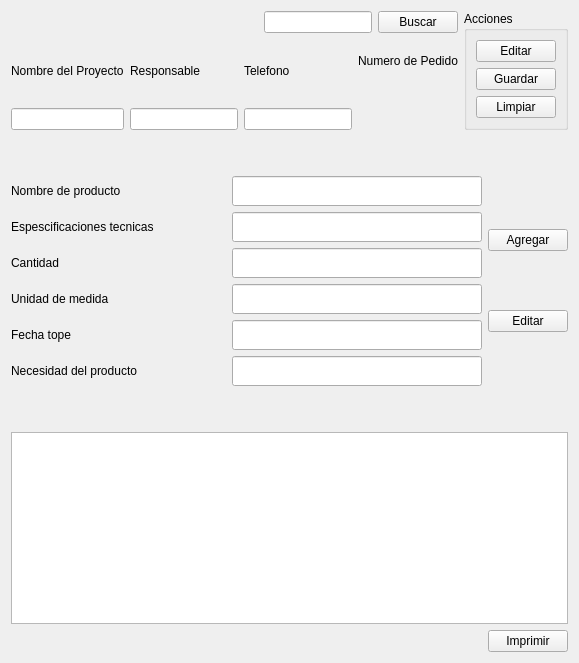
             <widget class="QWidget" name="tab_23">
              <attribute name="title">
               <string>Generar</string>
              </attribute>
              <layout class="QVBoxLayout" name="verticalLayout_64">
               <item>
                <layout class="QHBoxLayout" name="horizontalLayout_27">
                 <item>
                  <layout class="QVBoxLayout" name="verticalLayout_45">
                   <item>
                    <layout class="QHBoxLayout" name="horizontalLayout_26">
                     <item>
                      <spacer name="horizontalSpacer_28">
                       <property name="orientation">
                        <enum>Qt::Horizontal</enum>
                       </property>
                       <property name="sizeHint" stdset="0">
                        <size>
                         <width>40</width>
                         <height>20</height>
                        </size>
                       </property>
                      </spacer>
                     </item>
                     <item>
                      <layout class="QHBoxLayout" name="horizontalLayout_70">
                       <item>
                        <spacer name="horizontalSpacer_82">
                         <property name="orientation">
                          <enum>Qt::Horizontal</enum>
                         </property>
                         <property name="sizeHint" stdset="0">
                          <size>
                           <width>40</width>
                           <height>20</height>
                          </size>
                         </property>
                        </spacer>
                       </item>
                       <item>
                        <widget class="QLineEdit" name="lineEdit_busqueda_pedido"/>
                       </item>
                       <item>
                        <widget class="QPushButton" name="pushButton">
                         <property name="text">
                          <string>Buscar</string>
                         </property>
                        </widget>
                       </item>
                      </layout>
                     </item>
                    </layout>
                   </item>
                   <item>
                    <layout class="QHBoxLayout" name="horizontalLayout_25">
                     <item>
                      <layout class="QVBoxLayout" name="verticalLayout_26">
                       <item>
                        <widget class="QLabel" name="label_69">
                         <property name="text">
                          <string>Nombre del Proyecto</string>
                         </property>
                        </widget>
                       </item>
                       <item>
                        <widget class="QLineEdit" name="txtbx_nameproyecto"/>
                       </item>
                      </layout>
                     </item>
                     <item>
                      <layout class="QVBoxLayout" name="verticalLayout_40">
                       <item>
                        <widget class="QLabel" name="label_70">
                         <property name="text">
                          <string>Responsable</string>
                         </property>
                        </widget>
                       </item>
                       <item>
                        <widget class="QLineEdit" name="lineEdit_Responsable"/>
                       </item>
                      </layout>
                     </item>
                     <item>
                      <layout class="QVBoxLayout" name="verticalLayout_27">
                       <item>
                        <widget class="QLabel" name="label_71">
                         <property name="text">
                          <string>Telefono</string>
                         </property>
                        </widget>
                       </item>
                       <item>
                        <widget class="QLineEdit" name="txtbx_telefonoresponsable"/>
                       </item>
                      </layout>
                     </item>
                     <item>
                      <layout class="QVBoxLayout" name="verticalLayout_41">
                       <item>
                        <widget class="QLabel" name="label_72">
                         <property name="text">
                          <string>Numero de Pedido</string>
                         </property>
                        </widget>
                       </item>
                       <item>
                        <widget class="QLabel" name="label_numeroPedido">
                         <property name="text">
                          <string/>
                         </property>
                        </widget>
                       </item>
                      </layout>
                     </item>
                    </layout>
                   </item>
                  </layout>
                 </item>
                 <item>
                  <widget class="QGroupBox" name="groupBox">
                   <property name="title">
                    <string>Acciones</string>
                   </property>
                   <layout class="QVBoxLayout" name="verticalLayout_138">
                    <item>
                     <widget class="QPushButton" name="btn_editarPedido">
                      <property name="text">
                       <string>Editar</string>
                      </property>
                     </widget>
                    </item>
                    <item>
                     <widget class="QPushButton" name="btn_guardar_pedid">
                      <property name="text">
                       <string>Guardar</string>
                      </property>
                     </widget>
                    </item>
                    <item>
                     <widget class="QPushButton" name="btn_">
                      <property name="text">
                       <string>Limpiar</string>
                      </property>
                     </widget>
                    </item>
                   </layout>
                  </widget>
                 </item>
                </layout>
               </item>
               <item>
                <spacer name="verticalSpacer_2">
                 <property name="orientation">
                  <enum>Qt::Vertical</enum>
                 </property>
                 <property name="sizeHint" stdset="0">
                  <size>
                   <width>20</width>
                   <height>40</height>
                  </size>
                 </property>
                </spacer>
               </item>
               <item>
                <layout class="QHBoxLayout" name="horizontalLayout_47">
                 <item>
                  <layout class="QVBoxLayout" name="verticalLayout_56">
                   <item>
                    <layout class="QHBoxLayout" name="horizontalLayout_35">
                     <item>
                      <widget class="QLabel" name="label_9">
                       <property name="text">
                        <string>Nombre de producto</string>
                       </property>
                      </widget>
                     </item>
                     <item>
                      <spacer name="horizontalSpacer_32">
                       <property name="orientation">
                        <enum>Qt::Horizontal</enum>
                       </property>
                       <property name="sizeHint" stdset="0">
                        <size>
                         <width>40</width>
                         <height>20</height>
                        </size>
                       </property>
                      </spacer>
                     </item>
                     <item>
                      <widget class="QLineEdit" name="lineEdit_nombreP">
                       <property name="minimumSize">
                        <size>
                         <width>250</width>
                         <height>30</height>
                        </size>
                       </property>
                       <property name="maximumSize">
                        <size>
                         <width>250</width>
                         <height>30</height>
                        </size>
                       </property>
                      </widget>
                     </item>
                    </layout>
                   </item>
                   <item>
                    <layout class="QHBoxLayout" name="horizontalLayout_34">
                     <item>
                      <widget class="QLabel" name="label_20">
                       <property name="text">
                        <string>Espescificaciones tecnicas</string>
                       </property>
                      </widget>
                     </item>
                     <item>
                      <spacer name="horizontalSpacer_33">
                       <property name="orientation">
                        <enum>Qt::Horizontal</enum>
                       </property>
                       <property name="sizeHint" stdset="0">
                        <size>
                         <width>40</width>
                         <height>20</height>
                        </size>
                       </property>
                      </spacer>
                     </item>
                     <item>
                      <widget class="QLineEdit" name="lineEdit_espsTec">
                       <property name="minimumSize">
                        <size>
                         <width>250</width>
                         <height>30</height>
                        </size>
                       </property>
                       <property name="maximumSize">
                        <size>
                         <width>250</width>
                         <height>30</height>
                        </size>
                       </property>
                      </widget>
                     </item>
                    </layout>
                   </item>
                   <item>
                    <layout class="QHBoxLayout" name="horizontalLayout_36">
                     <item>
                      <widget class="QLabel" name="label_29">
                       <property name="text">
                        <string>Cantidad </string>
                       </property>
                      </widget>
                     </item>
                     <item>
                      <spacer name="horizontalSpacer_34">
                       <property name="orientation">
                        <enum>Qt::Horizontal</enum>
                       </property>
                       <property name="sizeHint" stdset="0">
                        <size>
                         <width>40</width>
                         <height>20</height>
                        </size>
                       </property>
                      </spacer>
                     </item>
                     <item>
                      <widget class="QLineEdit" name="lineEdit_cant">
                       <property name="minimumSize">
                        <size>
                         <width>250</width>
                         <height>30</height>
                        </size>
                       </property>
                       <property name="maximumSize">
                        <size>
                         <width>250</width>
                         <height>30</height>
                        </size>
                       </property>
                      </widget>
                     </item>
                    </layout>
                   </item>
                   <item>
                    <layout class="QHBoxLayout" name="horizontalLayout_33">
                     <item>
                      <widget class="QLabel" name="label_30">
                       <property name="text">
                        <string>Unidad de medida</string>
                       </property>
                      </widget>
                     </item>
                     <item>
                      <spacer name="horizontalSpacer_35">
                       <property name="orientation">
                        <enum>Qt::Horizontal</enum>
                       </property>
                       <property name="sizeHint" stdset="0">
                        <size>
                         <width>40</width>
                         <height>20</height>
                        </size>
                       </property>
                      </spacer>
                     </item>
                     <item>
                      <widget class="QLineEdit" name="lineEdit_undmed">
                       <property name="minimumSize">
                        <size>
                         <width>250</width>
                         <height>30</height>
                        </size>
                       </property>
                       <property name="maximumSize">
                        <size>
                         <width>250</width>
                         <height>30</height>
                        </size>
                       </property>
                      </widget>
                     </item>
                    </layout>
                   </item>
                   <item>
                    <layout class="QHBoxLayout" name="horizontalLayout_32">
                     <item>
                      <widget class="QLabel" name="label_32">
                       <property name="text">
                        <string>Fecha tope</string>
                       </property>
                      </widget>
                     </item>
                     <item>
                      <spacer name="horizontalSpacer_36">
                       <property name="orientation">
                        <enum>Qt::Horizontal</enum>
                       </property>
                       <property name="sizeHint" stdset="0">
                        <size>
                         <width>40</width>
                         <height>20</height>
                        </size>
                       </property>
                      </spacer>
                     </item>
                     <item>
                      <widget class="QLineEdit" name="lineEdit_fecht">
                       <property name="minimumSize">
                        <size>
                         <width>250</width>
                         <height>30</height>
                        </size>
                       </property>
                       <property name="maximumSize">
                        <size>
                         <width>250</width>
                         <height>30</height>
                        </size>
                       </property>
                      </widget>
                     </item>
                    </layout>
                   </item>
                   <item>
                    <layout class="QHBoxLayout" name="horizontalLayout_31">
                     <item>
                      <widget class="QLabel" name="label_33">
                       <property name="text">
                        <string>Necesidad del producto</string>
                       </property>
                      </widget>
                     </item>
                     <item>
                      <spacer name="horizontalSpacer_37">
                       <property name="orientation">
                        <enum>Qt::Horizontal</enum>
                       </property>
                       <property name="sizeHint" stdset="0">
                        <size>
                         <width>40</width>
                         <height>20</height>
                        </size>
                       </property>
                      </spacer>
                     </item>
                     <item>
                      <widget class="QLineEdit" name="lineEdit_neces">
                       <property name="minimumSize">
                        <size>
                         <width>250</width>
                         <height>30</height>
                        </size>
                       </property>
                       <property name="maximumSize">
                        <size>
                         <width>250</width>
                         <height>30</height>
                        </size>
                       </property>
                      </widget>
                     </item>
                    </layout>
                   </item>
                  </layout>
                 </item>
                 <item>
                  <layout class="QVBoxLayout" name="verticalLayout_63">
                   <item>
                    <widget class="QPushButton" name="pushButton_3">
                     <property name="text">
                      <string>Agregar</string>
                     </property>
                    </widget>
                   </item>
                   <item>
                    <widget class="QPushButton" name="btn_editarPedido_3">
                     <property name="text">
                      <string>Editar</string>
                     </property>
                    </widget>
                   </item>
                  </layout>
                 </item>
                </layout>
               </item>
               <item>
                <spacer name="verticalSpacer_3">
                 <property name="orientation">
                  <enum>Qt::Vertical</enum>
                 </property>
                 <property name="sizeHint" stdset="0">
                  <size>
                   <width>20</width>
                   <height>40</height>
                  </size>
                 </property>
                </spacer>
               </item>
               <item>
                <widget class="QTableWidget" name="tableWidget"/>
               </item>
               <item>
                <layout class="QHBoxLayout" name="horizontalLayout_46">
                 <item>
                  <spacer name="horizontalSpacer_31">
                   <property name="orientation">
                    <enum>Qt::Horizontal</enum>
                   </property>
                   <property name="sizeHint" stdset="0">
                    <size>
                     <width>40</width>
                     <height>20</height>
                    </size>
                   </property>
                  </spacer>
                 </item>
                 <item>
                  <widget class="QPushButton" name="btn_editarPedido_6">
                   <property name="text">
                    <string>Imprimir</string>
                   </property>
                  </widget>
                 </item>
                </layout>
               </item>
              </layout>
             </widget>
